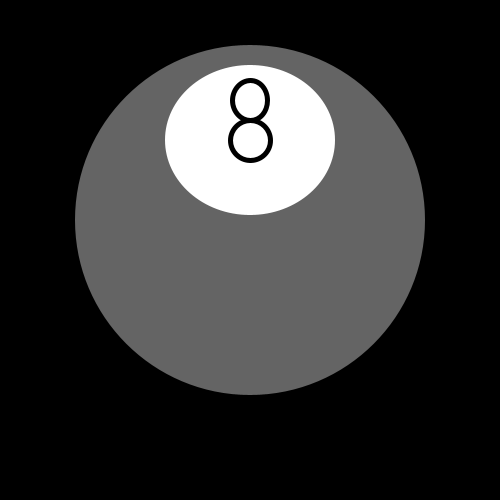
Frame 1 (no input)
Frame 2 (the mouse pressed at the canvas centre, redrawn once): identical to frame 1, image omitted

The Processing sketch that drew this single still picture (run headless with seeded random() and noise(); the mouse was pressed at the canvas centre and the sketch redrawn once):

// Processing sketch: processing_79478
// ── processing_79478.pde

//Jordan Leung 4,5 Computer Programming 
boolean mode= false; 
String lines[] = { "outlook not so good" , "don't count on it" , "my sources say no" ,"without a doubt"
 , "reply hazy, try again",
 "it is certain" ,
"my reply is no" ,
"as I see it yes" ,
"most likely" ,
"you may rely on it" ,
"cannot predict now" ,
"better not tell you now" ,
"very doubtful" , "outlook good" ,
"yes definitely" ,
"concentrate and ask again" };
int i= 0;
void setup()
{
noLoop();
size(500,500);

}

void draw()
{
  background(0);
if(mode== true)
{
  noStroke();
  fill(100,100,100);
 ellipse(250,220,350,350);
 fill(255);
 ellipse(250,140,170,150);
  fill(0,0,255);
    triangle(250,160,200,120,300,120);
  i= int(random(0,16));
  stroke(255);
  text(lines[i],300,250);

}
else
{
   noStroke();
  fill(100,100,100);
 ellipse(250,220,350,350);
  fill(255);
 ellipse(250,140,170,150);
 noFill();
 stroke(0,0,0);
 strokeWeight(5);
 ellipse(250,140,40,40);
 ellipse(250,100,35,40);
 
}
}
void mouseClicked ()
{ 

 
  mode= !mode;
redraw();
}
